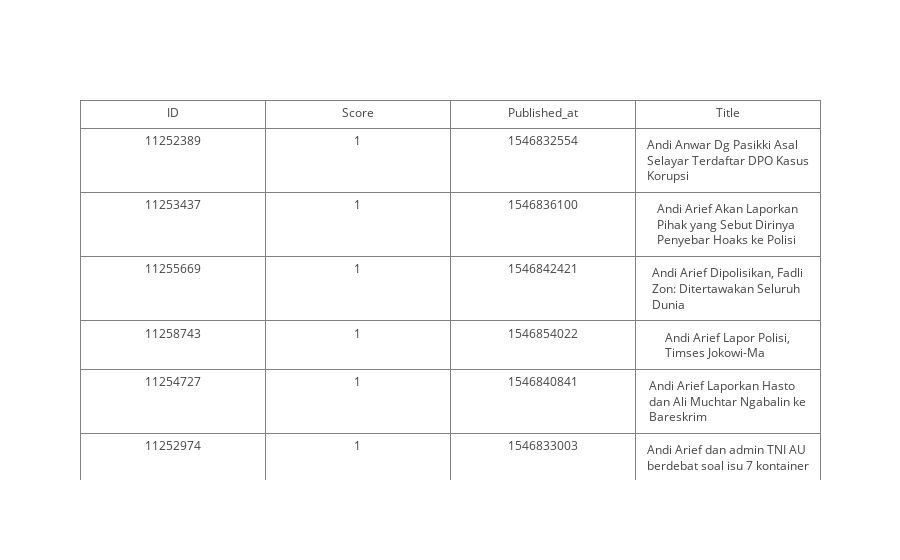

Notebook cell for this chart:
### Code cell
### SUGGESTER

query = '''
{
    "suggest": {
        "title-suggest" : {
            "text" : "and", 
            "completion" : { 
                "field" : "title.completion",
                "size" : 10,
                "skip_duplicates": true
            }
        }
    }
}
'''

res = es.search(index='kurio_search', doc_type='article', body=query)
print("{arg1} documents found in {arg2}ms".format(arg1=len(res['suggest']['title-suggest'][0]['options']), arg2=res['took']))
iplot(process_table_data(res['suggest']['title-suggest'][0]['options']))

### Figure 1 — Plotly figure (JSON) as saved in the notebook; plotly's stock layout.template omitted (floating-point values rounded to 4 significant figures)
{"data": [{"cells": {"values": [["11252389", "11253437", "11255669", "11258743", "11254727", "11252974", "11252729", "11257616", "11258703", "11254291"], [1, 1, 1, 1, 1, 1, 1, 1, 1, 1], [1546832554, 1546836100, 1546842421, 1546854022, 1546840841, 1546833003, 1546833300, 1546849890, 1546852884, 1546838378], ["Andi Anwar Dg Pasikki Asal Selayar Terdaftar DPO Kasus Korupsi", "Andi Arief Akan Laporkan Pihak yang Sebut Dirinya Penyebar Hoaks ke Polisi", "Andi Arief Dipolisikan, Fadli Zon: Ditertawakan Seluruh Dunia", "Andi Arief Lapor Polisi, Timses Jokowi-Ma", "Andi Arief Laporkan Hasto dan Ali Muchtar Ngabalin ke Bareskrim", "Andi Arief dan admin TNI AU berdebat soal isu 7 kontainer", "Andrea Dovizioso Tegaskan Tidak Pernah Terganggu dengan Kehadiran Jorge Lorenzo", "Andres Iniesta Dikecam Netizen Gara-gara Unggahan Foto di Akun Instagramnya", "Andres Iniesta: Former Barcelona midfielder criticised for posing with two people in blackface", "Android Q might get a system-wide dark mode"]]}, "header": {"values": ["ID", "Score", "Published_at", "Title"]}, "type": "table", "uid": "18a58664-3a73-11e9-8177-d0817ac104e8"}], "layout": {"autosize": true}}
